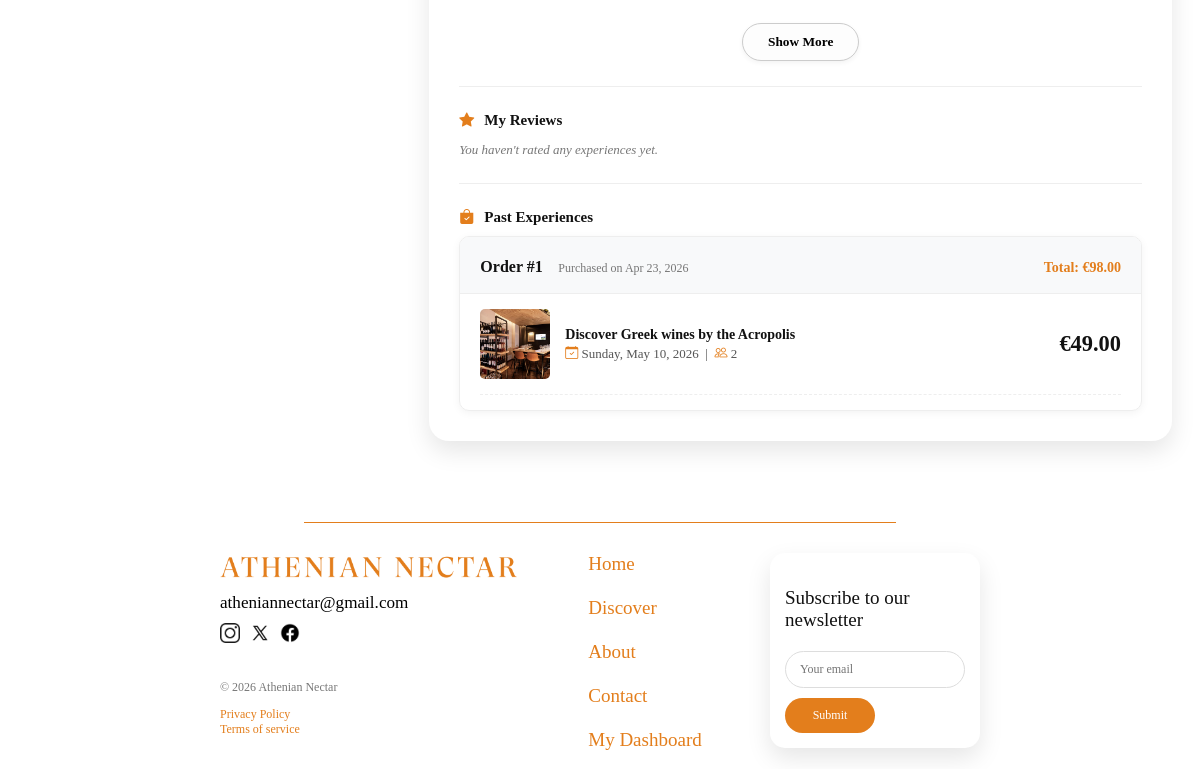
Before: /users/dashboard/ (signed in, lower part) with the older database file.
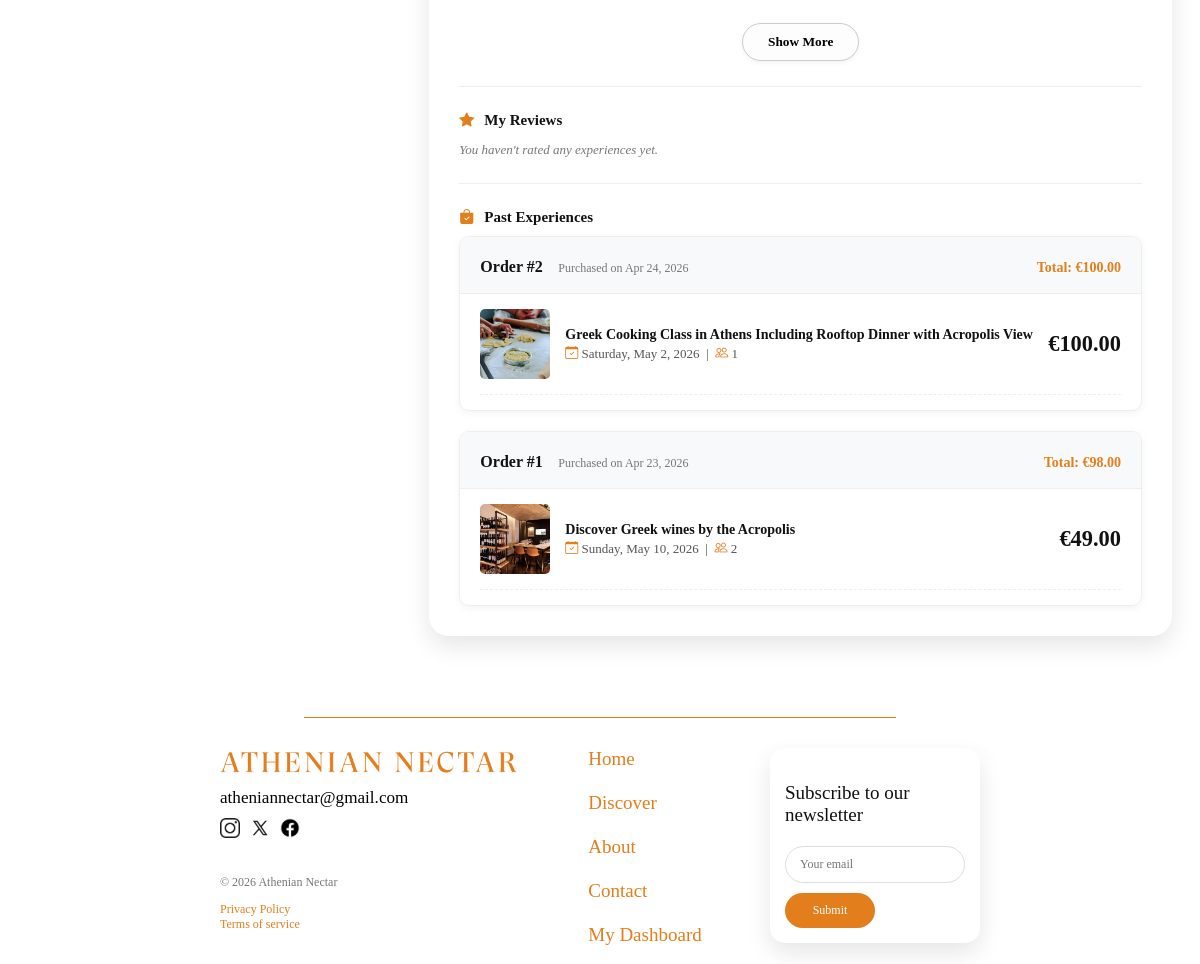
After: the same page with the newer database file.
### orders/models.py (models this page shows, shortened)
class Order(models.Model):
    user = models.ForeignKey(settings.AUTH_USER_MODEL, on_delete=models.CASCADE, related_name='orders')
    total_price = models.DecimalField(max_digits=10, decimal_places=2)
    created_at = models.DateTimeField(auto_now_add=True)
    user_order_number = models.PositiveIntegerField(null=True, blank=True)

class OrderItem(models.Model):
    order = models.ForeignKey(Order, on_delete=models.CASCADE, related_name='items')
    experience = models.ForeignKey(Experience, on_delete=models.SET_NULL, null=True)
    price = models.DecimalField(max_digits=10, decimal_places=2)
    quantity = models.PositiveIntegerField(default=1)
    booking_date = models.DateField(null=True, blank=True)

### experiences/models.py (models this page shows, shortened)
class Experience(models.Model):
    title = models.CharField(max_length=100)
    category = models.ForeignKey(Category, on_delete=models.CASCADE)
    subcategory = models.ForeignKey(Subcategory, on_delete=models.SET_NULL, blank=True, null=True)
    description = models.TextField()
    image = models.ImageField(upload_to='experiences/')
    price = models.DecimalField(max_digits=6, decimal_places=2)
    duration = models.DecimalField(max_digits=3, decimal_places=1)

### users/views.py (the view, shortened to what this page needs)
# urls.py: path('dashboard/', views.dashboard, name='dashboard'),
@login_required
def dashboard(request):
    u_form = UserUpdateForm(instance=request.user)
    p_form = CustomPasswordChangeForm(user=request.user)
    profile, created = Profile.objects.get_or_create(user=request.user)
    user_reviews = Review.objects.filter(user=request.user).order_by('-created_at')
    recently_viewed_ids = request.session.get('recently_viewed', [])
    recently_viewed_exps = []
    if recently_viewed_ids:
        exps = Experience.objects.filter(id__in=recently_viewed_ids)
        exp_dict = {exp.id: exp for exp in exps}
        recently_viewed_exps = [exp_dict[i] for i in recently_viewed_ids if i in exp_dict]
    purchases = Order.objects.filter(user=request.user).order_by('-created_at')
    context = {
        'u_form': u_form,
        'p_form': p_form,
        'recently_viewed': [],
        'ratings': [],
        'purchases': [],
        'favorites': profile.favorites.all(),
        'user_reviews': user_reviews,
        'recently_viewed': recently_viewed_exps,
        'purchases': purchases,
    }
    return render(request, 'users/dashboard.html', context)

### users/templates/users/dashboard.html (shortened to what this page needs)
{% extends 'home/base.html' %}
{% load static %}
{% block extra_css %}
    <link rel="stylesheet" href="{% static 'css/users.css' %}">
    <link rel="stylesheet" href="{% static 'css/cart.css' %}">
{% endblock %}
{% block content %}
<div class="dashboard-container">
    <div class="dashboard-grid">
        <div class="dashboard-card">
             <div class="activity-section">
                {% if favorites %}
                    {% if favorites|length > 8 %}
                        <div class="show-more-container" id="favorites-show-more-container">
                            <button id="favorites-show-more-button" class="show-more-button">
                                Show More
                            </button>
                        </div>
                    {% endif %}
                {% else %}
                    <p class="empty-message">Your favorites list is currently empty. Start exploring!</p>
                {% endif %}
            </div>
            <hr class="gray-line">
            <div class="activity-section">
                <h3><i class="bi bi-star-fill"></i> My Reviews</h3>
                {% if user_reviews %}
                    <div class="favorites-grid" id="ratings-grid">
                        {% for review in user_reviews %}
                            <div class="favorite-mini-card">
                                <a href="{% url 'experience_detail' review.experience.id %}#reviews-section" class="favorite-content">
                                    <img src="{{ review.experience.image.url }}" alt="{{ review.experience.title }}">
                                    <div class="favorite-details">
                                        <h4>{{ review.experience.title }}</h4>
                                        <div>
                                            {% for i in "12345"|make_list %}
                                                {% if forloop.counter <= review.rating %}
                                                    <i class="bi bi-star-fill"></i>
                                                {% else %}
                                                    <i class="bi bi-star"></i>
                                                {% endif %}
                                            {% endfor %}
                                        </div>
                                    </div>
                                </a>
                            </div>
                        {% endfor %}
                    </div>
                    {% if user_reviews|length > 8 %}
                        <div class="show-more-container" id="ratings-show-more-container">
                            <button id="ratings-show-more-button" class="show-more-button">
                                Show More
                            </button>
                        </div>
                    {% endif %}
                {% else %}
                    <p class="empty-message">You haven't rated any experiences yet.</p>
                {% endif %}
            </div>
            <hr class="gray-line">
            <div class="activity-section">
                <h3><i class="bi bi-bag-check-fill"></i> Past Experiences</h3>
                {% if purchases %}
                    <div class="orders-grid">
                        {% for order in purchases %}
                            <div class="order-card {% if forloop.counter > 3 %}extra-order{% endif %}"
                            {% if forloop.counter > 3 %}display: none;{% endif %}">
                                <div class="order-header">
                                    <div>
                                        <strong class="order-title">Order #{{ order.user_order_number }}</strong>
                                        <span class="order-date">
                                            Purchased on {{ order.created_at|date:"M d, Y" }}
                                        </span>
                                    </div>
                                    <div >
                                        <strong class="order-total">
                                            Total: €{{ order.total_price }}
                                        </strong>
                                    </div>
                                </div>
                                <div class="order-body">
                                    <ul class="order-list">
                                        {% for item in order.items.all %}
                                            <li class="order-item">
                                                <img src="{{ item.experience.image.url }}" alt="{{ item.experience.title }}">
                                                <div class="order-item-details">
                                                    <strong class="order-item-title">
                                                        {% if item.experience %}
                                                            {{ item.experience.title }}
                                                        {% else %}
                                                            Experience Unavailable
                                                        {% endif %}
                                                    </strong>
                                                    <span class="order-item-meta">
                                                        <i class="bi bi-calendar-check"></i> {{ item.booking_date|date:"l, F j, Y" }} &nbsp;|&nbsp;
                                                        <i class="bi bi-people"></i> {{ item.quantity }}
                                                    </span>
                                                </div>
                                                <div class="order-item-price">
                                                    €{{ item.price }}
                                                </div>
                                            </li>
                                        {% endfor %}
                                    </ul>
                                </div>
                            </div>
                        {% endfor %}
                    </div>
                    {% else %}
                        <p class="empty-message">You haven't booked any experiences yet.</p>
                {% endif %}
            </div>
        </div>
    </div>
</div>
{% endblock %}

### home/templates/home/base.html (shortened to what this page needs)
{% load static %}
<!DOCTYPE html>
<html lang="en">
    <head>
        <link rel="stylesheet" href="https://cdn.jsdelivr.net/npm/bootstrap-icons@1.11.3/font/bootstrap-icons.css">
        <link rel="stylesheet" href="{% static 'css/style.css' %}">
        <link rel="stylesheet" href="{% static 'css/cart.css' %}">
        {% block extra_css %}{% endblock %}
   </head>
    <body>
        <main class="content-wrapper">
            {% block content %}
            {% endblock %}
        </main>
       {% include 'home/footer.html' %}
    </body>
</html>

### home/templates/home/header.html (shortened to what this page needs)
{% load static %}

### home/templates/home/footer.html (shortened to what this page needs)
{% load static %}
<hr class="footer-line">
<footer class="footer">
    <div class="footer-col footer-left">
        <img src= "{% static 'images/logo.png' %}" class="footer-logo" alt="Athenian Nectar Logo">
        <a href="mailto:atheniannectar@gmail.com" class="footer-email" aria-label="Email us at atheniannectar@gmail.com">
            atheniannectar@gmail.com
        </a>
        <div class="footer-social">
            <a href="#" aria-label="Visit our Instagram"><img src= "{% static 'images/instagram.png' %}" alt="Instagram Icon"></a>
            <a href="#" aria-label="Visit our Twitter"><img src= "{% static 'images/twitter.png' %}" alt="Twitter Icon"></a>
            <a href="#" aria-label="Visit our Facebook"><img src= "{% static 'images/facebook.png' %}" alt="Facebook Icon"></a>
        </div>
        <div class="footer-terms">
            <p>&#169; 2026 Athenian Nectar</p>
            <a href="#"><span>Privacy Policy</span></a> <br>
            <a href="#"><span>Terms of service</span></a>
        </div>
    </div>
    <div class="footer-col footer-links" aria-label="Footer navigation">
        <a href="{% url 'home' %}">Home</a>
        <a href="{% url 'discover' %}">Discover</a>
        <a href="{% url 'about' %}">About</a>
        <a href="{% url 'contact' %}">Contact</a>
        {% if user.is_authenticated %}
            <a href="{% url 'dashboard' %}">My Dashboard</a>
        {% endif %}
    </div>
    <div class="newsletter" aria-labelledby="newsletter-title">
        <p id="newsletter-title"> Subscribe to our newsletter </p>
        <form>
            <input id="footer-email" class="row form-area" placeholder="Your email" type="email" name="email" maxlength="40" required>
            <button type="submit" class="newsletter-button"> Submit </button>
        </form>
    </div>
</footer>

Changed rows visible on the page:
added Order: user_order_number "2", created_at "Apr 24, 2026", total_price "100.00"
added OrderItem: experience.image (picture), experience "Greek Cooking Class in Athens Including Rooftop Dinner with Acropolis View", booking_date "Saturday, May 2, 2026", quantity "1", price "100.00", shown under "2"
